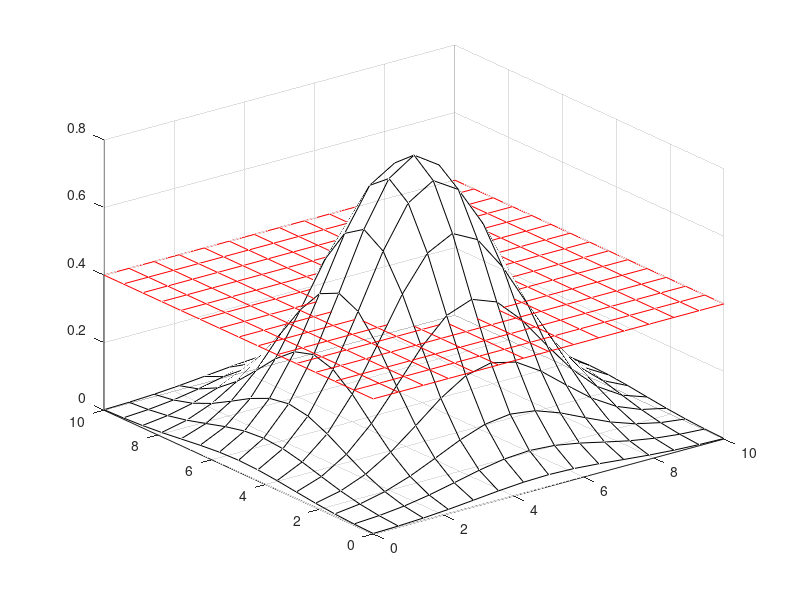

The MATLAB script that drew this image: (Note: this script raises an error after producing the figure.)
%single interception plane, haven't done yet

N = 10.0;
pointsNum = 15;
threshold = 0.4;
sigma = 0.5;
S1 = -5;
T1 = -5;

x=linspace(0, N,pointsNum);
y=x;
[X,Y]=meshgrid(x,y);

planeZ = zeros(pointsNum,pointsNum)+threshold;

z1=(1/sqrt(2*pi*sigma^2).*exp(-((X+S1).^2/2*sigma^2)-((Y+T1).^2/2*sigma^2)));
z = z1;

%surf(X,Y, z,'FaceAlpha',0.1);

zLower = z;
%zLower(zLower>= threshold) = threshold;

s1 = surf(X,Y, zLower,'FaceAlpha',0);

hold on

zUpper = z;
zUpper(:,:) = threshold;
s2 = surf(X,Y, zUpper,'FaceAlpha',0,'FaceColor', 'flat', 'EdgeColor' ,'r');
c2 = s2.CData;
c2(z < threshold) = 0;
s2.CData = c2;
text(1.5,8.7, 0.6,'K = CONST', 'Color','r','FontSize', 14)


hold on

[M, c1] = contour(X,Y,z1,[threshold threshold], 'r');
c1.LineWidth = 1.5;
%c1.ShowText = 'on';

% zProject =  zeros(pointsNum,pointsNum);
% s3 = surf(X,Y, zProject,'FaceColor', 'flat');
% c3 = s3.CData;
% c3(z >= threshold) = 1;
% c3(z < threshold) = 0;
% s3.CData = c3;
hold on
scatter(5,5, 'r', 'filled')
hold off


fig = gca;
fig.FontSize = 12;

xLab = xlabel('S~X_1','fontsize',14);
xLab.Position = [7 -0.25 -0.05];
xticks([]);
fig.XAxis.LineWidth = 2;
xticks([5])
xticklabels({'1'})

yLab = ylabel('T~X_2','fontsize',14);
yLab.Position = [-0.25 4 -0.05];
yticks([]);
fig.YAxis.LineWidth = 2;
yticks([0 5])
yticklabels({'0','1'})

XX = yLab.Position;
zlabel('K','fontsize',14)
fig.ZAxis.LineWidth = 2;
zticks([])

%shading interp
%axis tight